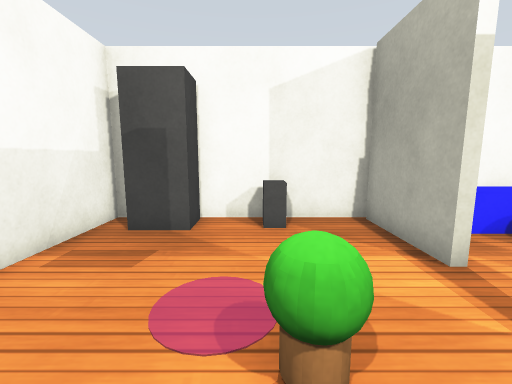
View 1 (above)

16 first-person views from a walk through a robot-simulator world made for Gazebo. The camera is 0.95 m above the floor, tilts 8° down and sees 90° across. The floor is counted in squares, 0.5 m on a side. Each view is taken from the middle of a square. On the plan, view 1 faces up. The plan holds only what a view shows up to about 15 squares ahead; the rest is blank. Robots are left out. Gazebo's built-in surfaces are drawn with simple patterns. Some stock models are drawn as simple stand-ins.

View 2
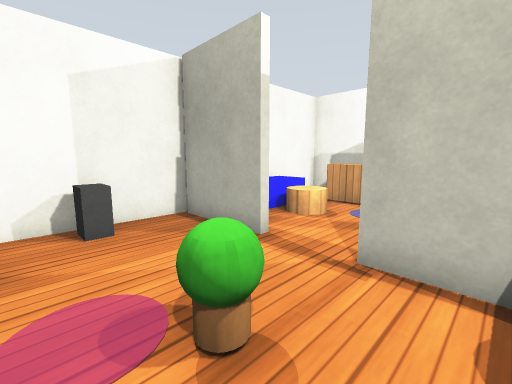

View 3
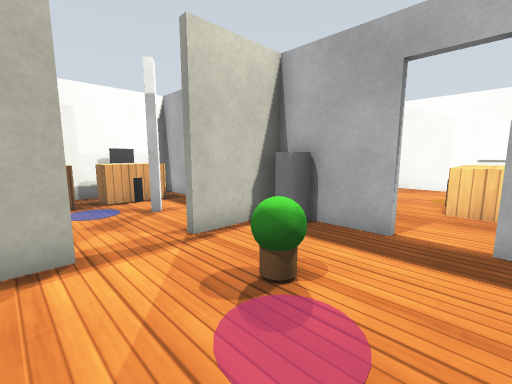

View 4
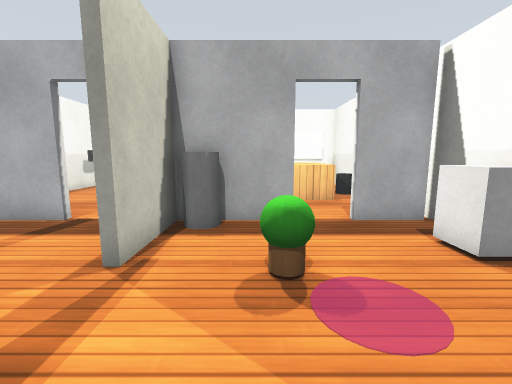

View 5
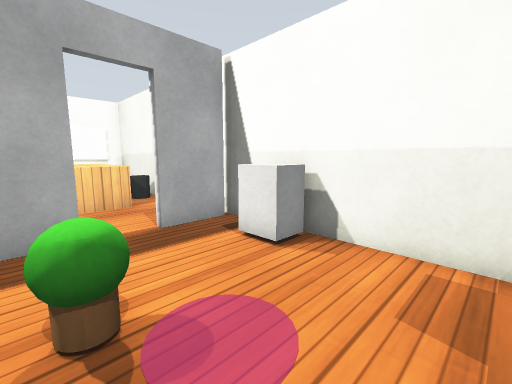

View 6
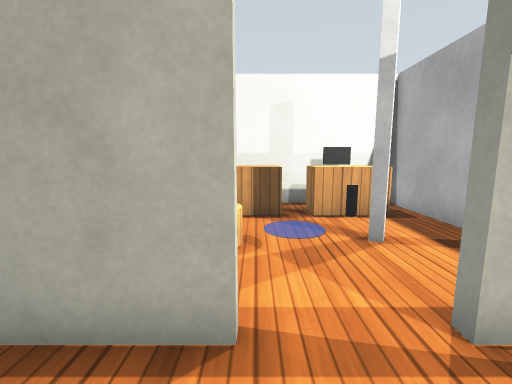

View 7
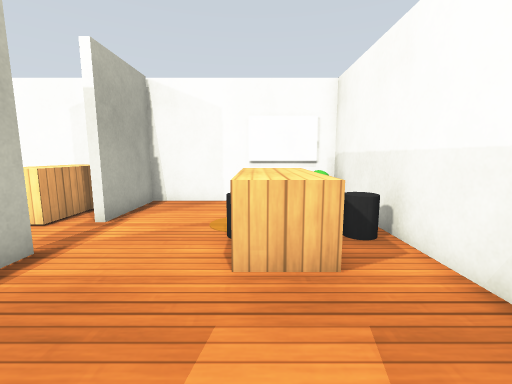

View 8
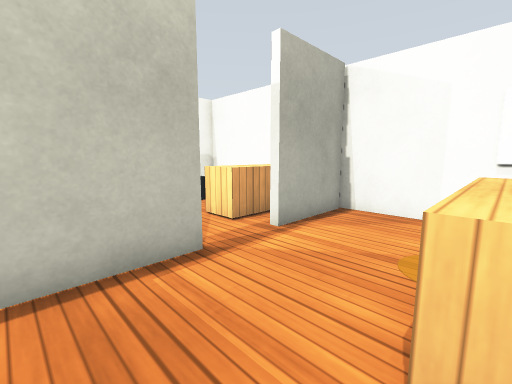

View 9
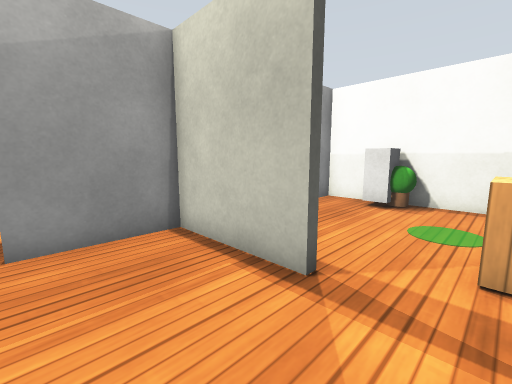

View 10
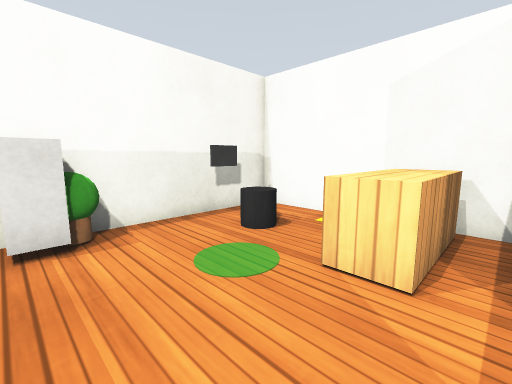

View 11
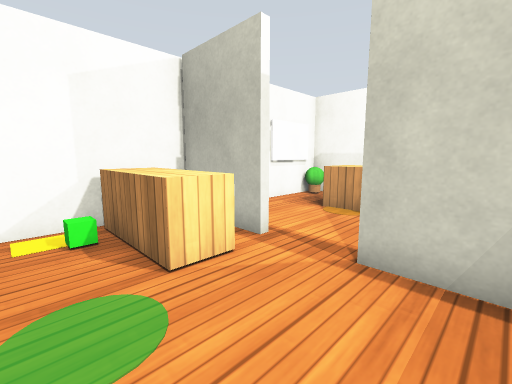

View 12
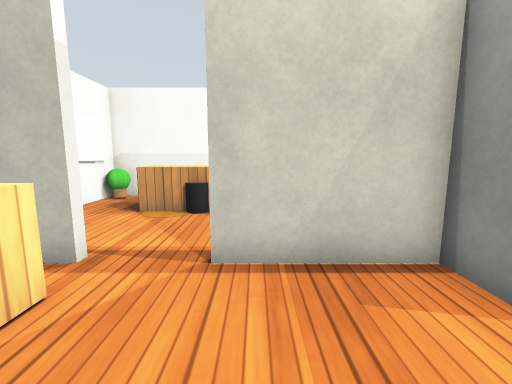

View 13
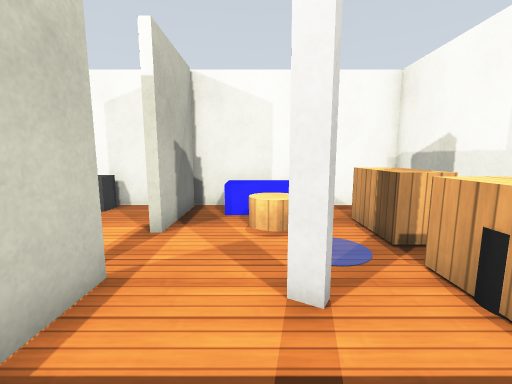

View 14
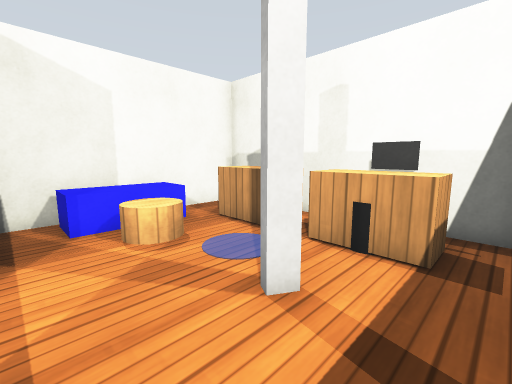

View 15
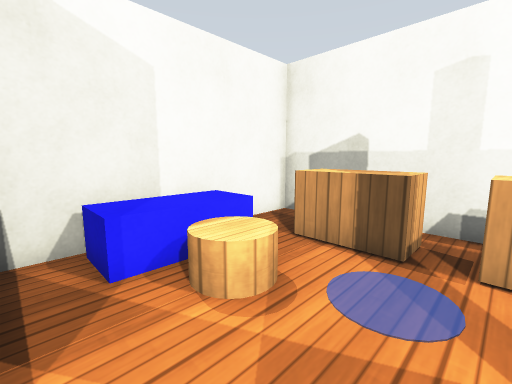

View 16
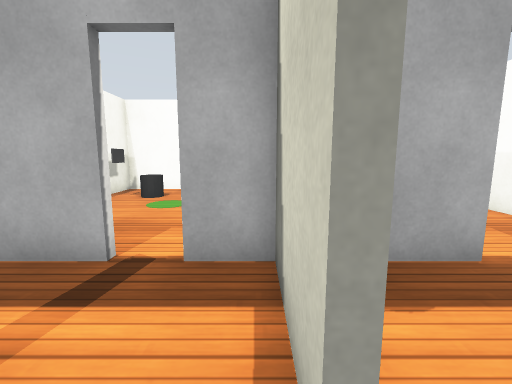

### Floor plan
Key: @ floor where view 1 was taken; # wall or solid block; x gap in a wall; . floor; B dark grey box; L blue box; P plant; C wooden cylinder; W wooden box; R door leaf; G grey cylinder; E grey box; A black cylinder; I cabinet; N green box.
Columns run from 5 left of view 1 to 12 right of it. Each row starts with its distance up from view 1.
  8 ##################
  7 #.BB.BB.#.LLLL...#
  6 #.......#.LCCL.. #
  5 #.......#..CC.WW #
  4 #.............WW.#
  3 #.............WW.#
  2 #....PP.......WW.#
  1 #EE.....#...R.WWx#
  0 #....@..#.....WW.#
 -1 #.....RGG........#
 -2  xRR.RR.RRR.RRRRR#
 -3  .......#........#
 -4 #.......#......II
 -5 #..WW...#......PP
 -6 #..WW............#
 -7 #AAWW............#
 -8 #  WW.....WW.....#
 -9 #  WW...#.WW..A..#
-10 # ......#.WWN....#
-11  PP.....#.WW.....#
-12  #################

Where each view was taken, in squares from view 1:
view 1: 0 up, 0 right, facing up
view 2: 0 up, 1 left, facing up-right
view 3: 5 up, 2 left, facing down-right
view 4: 6 up, 1 right, facing down
view 5: 5 up, 1 right, facing down-left
view 6: 4 up, 1 right, facing right
view 7: 1 down, 1 left, facing down
view 8: 3 down, 1 left, facing down-right
view 9: 8 down, 0 right, facing up-right
view 10: 4 down, 4 right, facing down-right
view 11: 4 down, 8 right, facing down-left
view 12: 5 down, 8 right, facing left
view 13: 2 down, 6 right, facing up
view 14: 1 down, 4 right, facing up-right
view 15: 2 up, 4 right, facing up-right
view 16: 3 up, 4 right, facing down
